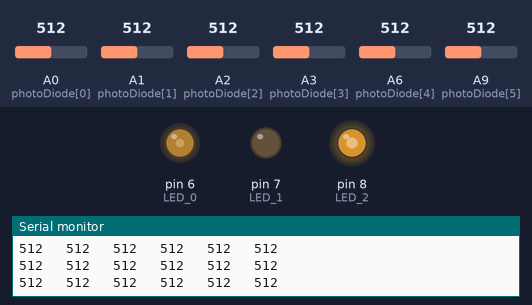
The sketch below on a simulated Arduino Leonardo, built with avr-gcc and run on an emulated ATmega32U4. Parts: output pins drawn as LEDs (lit = HIGH), the last lines printed to the serial monitor. The test bench sets the inputs (shaded band); at power-on: A0 (photoDiode[0]) = 512, A1 (photoDiode[1]) = 512, A9 (photoDiode[5]) = 512, A2 (photoDiode[2]) = 512, A3 (photoDiode[3]) = 512, A6 (photoDiode[4]) = 512. USB keyboard and mouse output is not drawn.

Above: at 2.4 s.
2.5 s: A0 (photoDiode[0]) set to 111
At 2.67 s:
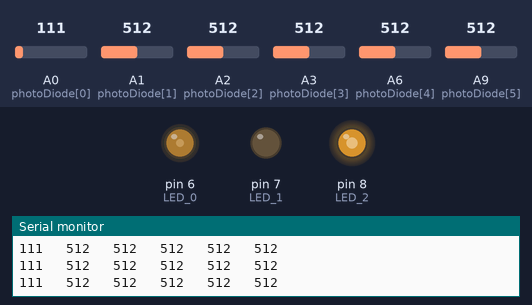
5.5 s: A0 (photoDiode[0]) set to 91
8.5 s: A1 (photoDiode[1]) set to 30
11.5 s: A9 (photoDiode[5]) set to 30
14.5 s: A2 (photoDiode[2]) set to 30
17.5 s: A3 (photoDiode[3]) set to 30
At 17.78 s:
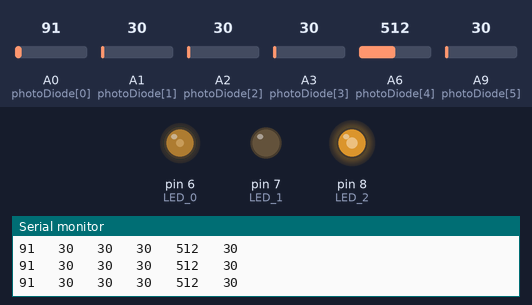
Timing chart, 0 to 21.5 s (numbered marks = the images above; inputs shaded):
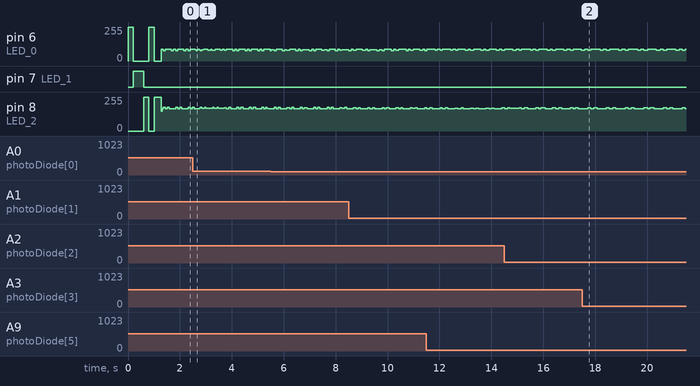

The sketch:

irLEDv0_1.ino
```cpp
#include <Keyboard.h>

//photodiode input pins
byte photoDiode[6] = {A0, A1, A2, A3, A6, A9}; //from bottom up

//charliplexed IR transmiter output pins
const byte LED_0 = 6;
const byte LED_1 = 7;
const byte LED_2 = 8;
//s
//const byte delayButton =  14;
//const byte keyboardStop = 16;

/*todo: the value of IR fluctuate alot,
   need to find way to fluctuation range to be pressed properly
   or may result in random keyboard tapping
*/
int fluctuationValue=50; //this need to experiment with, for now, this is just a rough numbner
int calibrateValue[6];
int airKeys[6] = { '.', '/', ';', '\'', '[', ']'};

void setup() {
//  while (digitalRead(delayButton) == LOW) { //to finish calibrate and know that calibrate value before continue
    for (int i = 0; i < 6; i++) {
      pinMode(photoDiode[i], INPUT);
      calibrateValue[i] = calibrateLED(i);
      Serial.println("calibrate value");
      Serial.print(i);
      Serial.print(calibrateValue[i]);
    }
//  }
  Serial.begin(9600);
  Keyboard.begin();
  Serial.println("1    2     3    4    5   6");

}

void loop() {
  //turn on each led, then press key according to the turn on LED
  /* example:
      loop through each LED {
      charliplexed LED_0 ON, LED_(2, 3, 4, 5, 6) off
      irValue = analogRead(A0)
      state = (irValue < calibrateValue) ? Pressed : notPressed
      return state
      }

      pressKey[1]
      wait until the next cycle loop
      if (state = notPressed)
      releaseKey[1] (only release when receive new state, not when scanning through next LED)
  */

  /* calibrateValue {
      loop through all LED and read all
  */
  for (int i = 0; i < 6; i++) {
    controlLED(i); //turn on corresponding IRLED
    delay(3); //to preven read before turn on (as describe in other Openithm)
    int diodeValue = analogRead(photoDiode[i]);
    //    Serial.println("IR number");
    //    Serial.print(i);
    //    Serial.print(" is ");
    Serial.print(diodeValue);
    Serial.print("   ");
    if (diodeValue < (calibrateValue[i] - fluctuationValue)) {
          Keyboard.press(airKeys[i]);
        }
        else {
          Keyboard.release(airKeys[i]);
        }
    //this need to change to other way of writing in order to do Keyboard.release
  }
  Serial.println();
}


//use pointer to return whole array
/*int *calibrateLED (int LED) {
  //array of calubrate value for each photodiode
  //static to keep array pointer
  static int calibrateValue[6];

  //loop through each sensor and put in calibrate value
  for (int i = 0; i < 6; i++) {
    controlLED(i);
    delay(200); //delay so that value is stable to calibration
    calibrateValue[i] = analogRead(photoDiode[i]);
    Serial.println("calibrate value ");
    Serial.print(i);
    Serial.print(calibrateValue[i]);
  }
  }*/

int calibrateLED (int LED) {
  controlLED(LED);
  delay(200);
  Serial.println("calibrate value ");
  Serial.print(LED);
  Serial.print(analogRead(photoDiode[LED]));
  return analogRead(photoDiode[LED]);
}

//turn on turn off each LED
//todo: direct port manipulation for much faster (but less safe) manipulation
/* example on atmega328
   pinMode:
  DDRD |= _BV (2); // pinMode (2, OUTPUT);
  DDRD |= _BV (3); // pinMode (3, OUTPUT);
  DDRD |= _BV (4); // pinMode (4, OUTPUT);

  DDRD &= ~_BV (2); // pinMode (2, INPUT);
  DDRD &= ~_BV (3); // pinMode (3, INPUT);
  DDRD &= ~_BV (4); // pinMode (4, INPUT);

    digitalWrite
  PORTD &= ~_BV (2); // digitalWrite (2, LOW);
  PORTD &= ~_BV (3); // digitalWrite (3, LOW);
  PORTD &= ~_BV (4); // digitalWrite (4, LOW);

  PORTD |= _BV (2); // digitalWrite (2, HIGH);
  PORTD |= _BV (3); // digitalWrite (3, HIGH);
  PORTD |= _BV (4); // digitalWrite (4, HIGH);
*/
void controlLED (byte LED) {
  switch (LED)
  {
    case 0:
      pinMode(LED_0, OUTPUT);
      pinMode(LED_1, OUTPUT);
      pinMode(LED_2, INPUT);

      digitalWrite(LED_0, HIGH);
      digitalWrite(LED_1, LOW);
      digitalWrite(LED_2, LOW);
      break;
    case 1:
      pinMode(LED_0, OUTPUT);
      pinMode(LED_1, OUTPUT);
      pinMode(LED_2, INPUT);

      digitalWrite(LED_0, LOW);
      digitalWrite(LED_1, HIGH);
      digitalWrite(LED_2, LOW);
      break;
    case 2:
      pinMode(LED_0, INPUT);
      pinMode(LED_1, OUTPUT);
      pinMode(LED_2, OUTPUT);

      digitalWrite(LED_0, LOW);
      digitalWrite(LED_1, HIGH);
      digitalWrite(LED_2, LOW);
      break;
    case 3:
      pinMode(LED_0, INPUT);
      pinMode(LED_1, OUTPUT);
      pinMode(LED_2, OUTPUT);

      digitalWrite(LED_0, LOW);
      digitalWrite(LED_1, LOW);
      digitalWrite(LED_2, HIGH);
      break;
    case 4:
      pinMode(LED_0, OUTPUT);
      pinMode(LED_1, INPUT);
      pinMode(LED_2, OUTPUT);

      digitalWrite(LED_0, HIGH);
      digitalWrite(LED_1, LOW);
      digitalWrite(LED_2, LOW);
      break;
    case 5:
      pinMode(LED_0, OUTPUT);
      pinMode(LED_1, INPUT);
      pinMode(LED_2, OUTPUT);

      digitalWrite(LED_0, LOW);
      digitalWrite(LED_1, LOW);
      digitalWrite(LED_2, HIGH);
      break;
  }
}
```

Measured:
- after the input at 2.5 s, pin 7 (LED_1): stays LOW (without the input it goes to HIGH after 3.0 s)
- after the input at 17.5 s, pin 7 (LED_1): stays LOW (without the input it goes to HIGH after 4.0 s)
